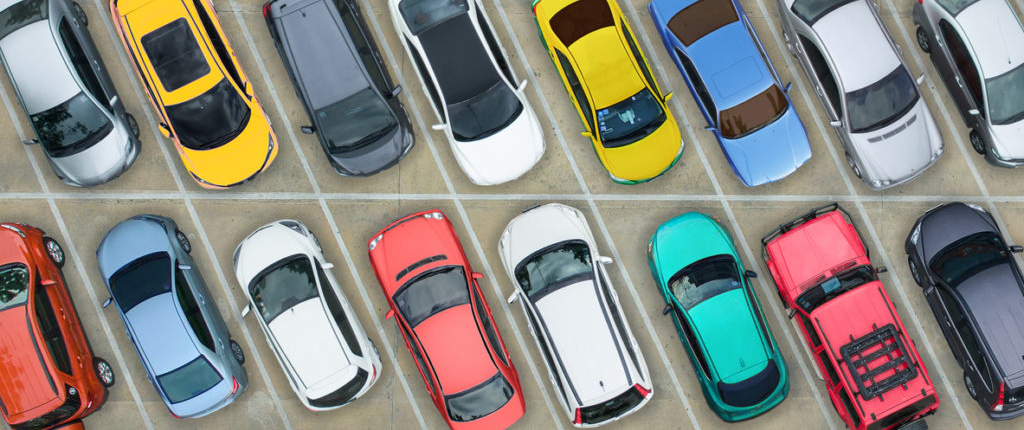
%> input picture Images/006.jpg, 1024 x 430 px
$ octave Lapla.m   (GNU Octave 9; MATLAB toolbox functions it lacks are replaced by stand-ins)
%> lines starting %> are read from the running program, lines starting %| are printed output that depends on the picture; in (x1, y1, x2, y2) boxes, pixels count from 0 and x2, y2 are one past the last pixel; in counts of white or black regions, pixels touching at a corner belong together; the program's own positions count from 1
Img = imread('base image\006.jpg');
%> Img is the input picture: size 430x1024x3 uint8; mean R, G, B 136, 133.6, 127.4
Img = rgb2gray(Img);
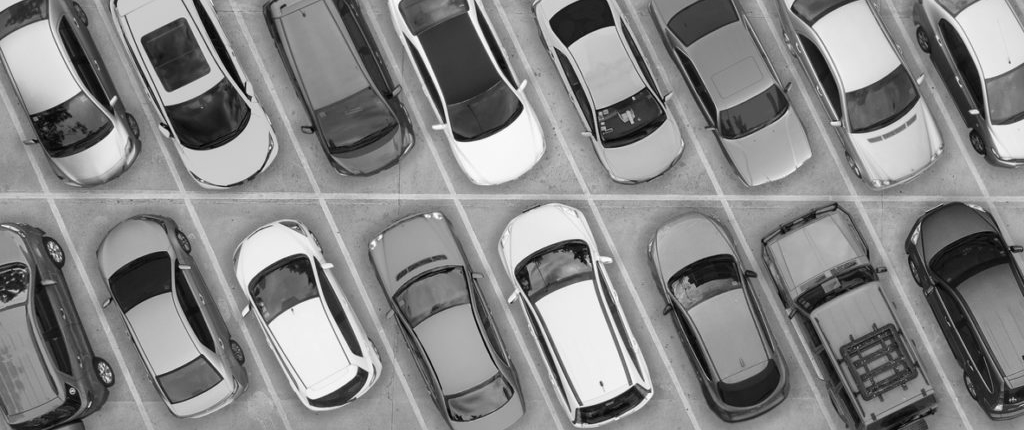
%> Img: size 430x1024 uint8; min 1, max 255, mean 133.6
Marqueur = edge(Img,'Roberts');
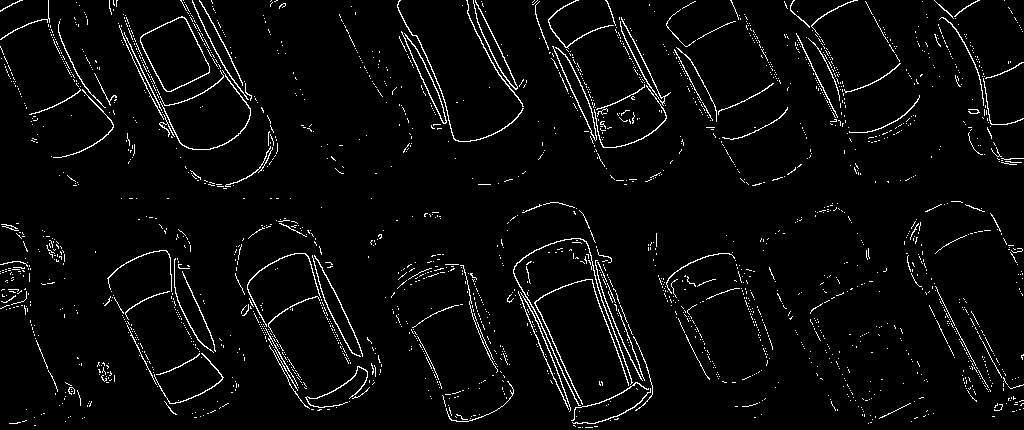
%> Marqueur: size 430x1024 logical; 3.7% white in thin lines or dots
%> (the run ends here)

$ run again, with Images/001.jpg copied over Images/006.jpg
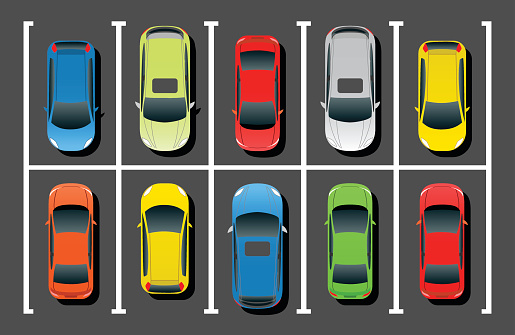
%> input picture Images/001.jpg, 515 x 335 px
%> Img is the input picture: size 335x515x3 uint8; mean R, G, B 103.5, 100.6, 90.5
%> `Img = rgb2gray(Img);`:
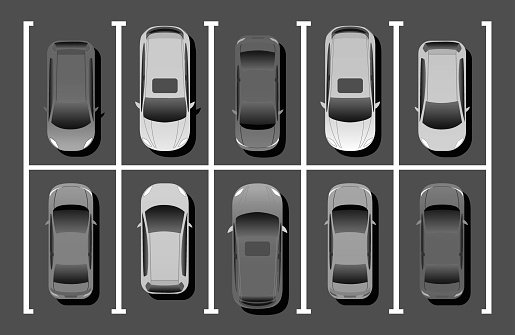
%> Img: size 335x515 uint8; min 0, max 255, mean 100.4
%> `Marqueur = edge(Img,'Roberts');`:
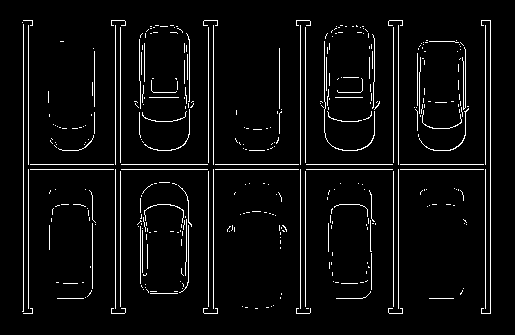
%> Marqueur: size 335x515 logical; 4.7% white in thin lines or dots, all inside (x1, y1, x2, y2) = (22, 20, 491, 314)

$ run again, with Images/002.jpg copied over Images/006.jpg
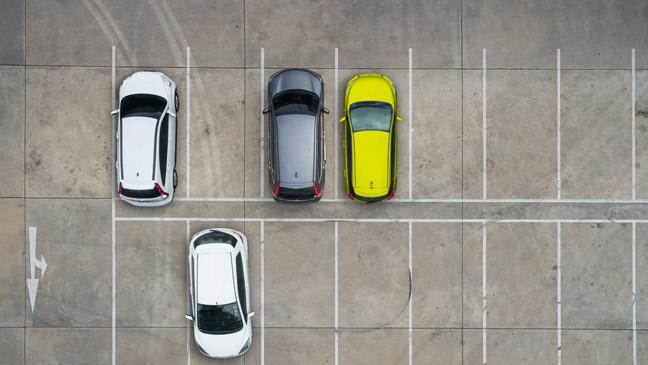
%> input picture Images/002.jpg, 648 x 365 px
%> Img is the input picture: size 365x648x3 uint8; mean R, G, B 149.1, 145.9, 137.1
%> `Img = rgb2gray(Img);`:
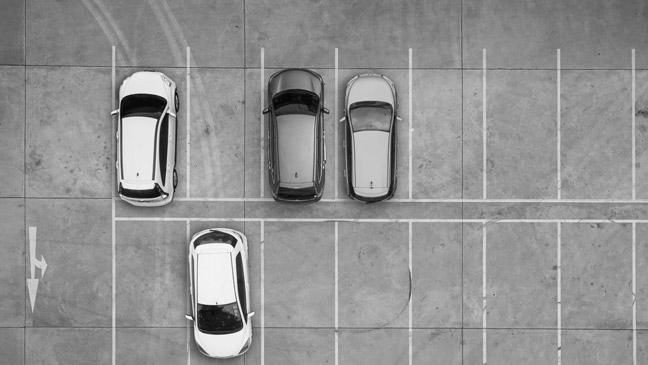
%> Img: size 365x648 uint8; min 0, max 254, mean 145.9
%> `Marqueur = edge(Img,'Roberts');`:
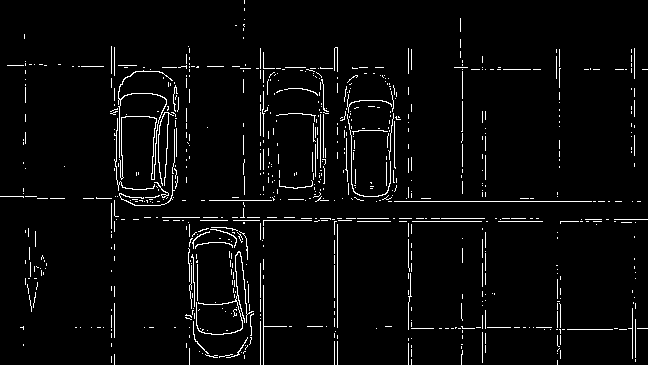
%> Marqueur: size 365x648 logical; 3.6% white in thin lines or dots

$ run again, with Images/003.jpg copied over Images/006.jpg
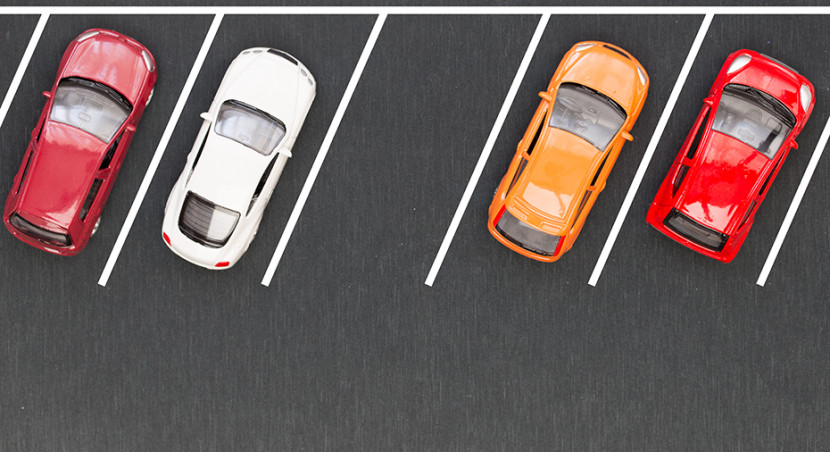
%> input picture Images/003.jpg, 830 x 452 px
%> Img is the input picture: size 452x830x3 uint8; mean R, G, B 109.3, 93.9, 92.6
%> `Img = rgb2gray(Img);`:
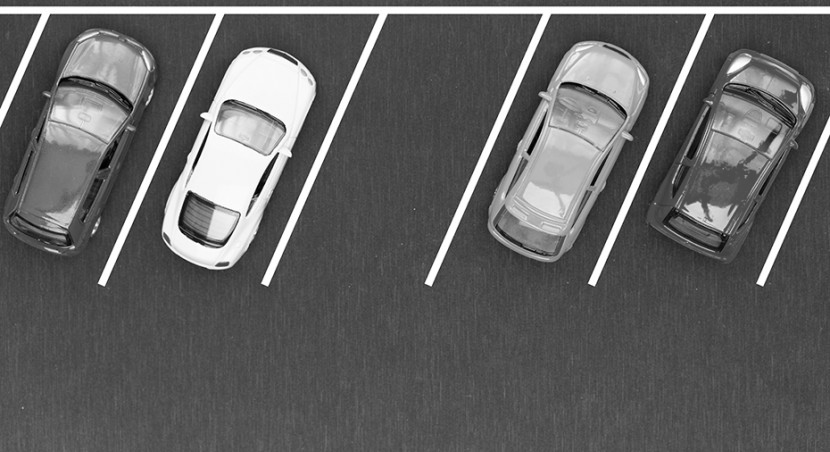
%> Img: size 452x830 uint8; min 0, max 255, mean 98.3
%> `Marqueur = edge(Img,'Roberts');`:
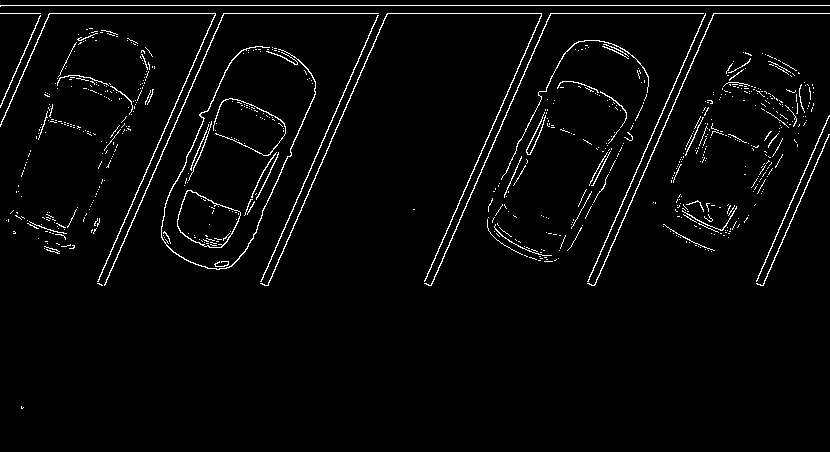
%> Marqueur: size 452x830 logical; 3% white in thin lines or dots, all inside (x1, y1, x2, y2) = (0, 5, 830, 409)
